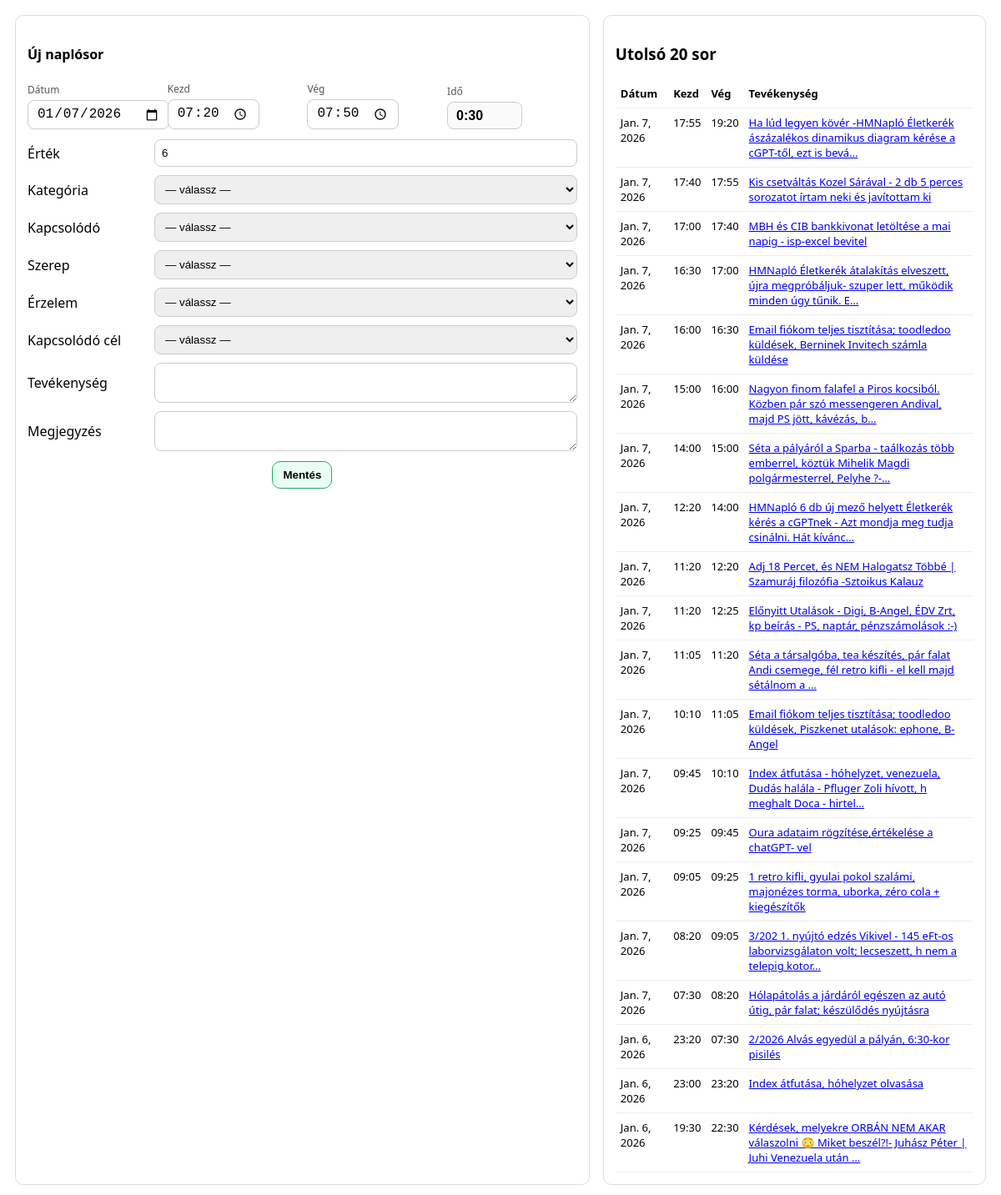
The app's page /naplo/bevitel/ with its own data.
### naplo/models.py (models this page shows, shortened)
class NaploSor(models.Model):
    datum = models.DateField()
    kezdet = models.TimeField(null=True, blank=True)
    veg = models.TimeField(null=True, blank=True)
    ido = models.DurationField()
    tevekenyseg = models.TextField()
    ertek = models.IntegerField(null=True, blank=True)
    kategoria = models.CharField(max_length=100, blank=True)
    kapcsolodo = models.CharField(max_length=100, blank=True)
    szerep = models.CharField(max_length=100, blank=True)
    erzelem = models.CharField(max_length=100, blank=True)
    kapcsolodo_cel = models.CharField(max_length=200, blank=True)
    letrehozva = models.DateTimeField(auto_now_add=True)
    megjegyzes = models.TextField(blank=True)
    class Meta:
        ordering = ["-datum", "-kezdet"]

### naplo/views.py (the view)
# urls.py: path("bevitel/", naplo_bevitel, name="naplo_bevitel"),
def naplo_bevitel(request, pk=None):
    obj = NaploSor.objects.filter(pk=pk).first() if pk else None
    def end_datetime(s):
        dt_start = datetime.combine(s.datum, s.kezdet)
        dt_end = datetime.combine(s.datum, s.veg)
        if dt_end < dt_start:
            dt_end += timedelta(days=1)
        return dt_end
    last = NaploSor.objects.order_by("-id").first()
    if last:
        last_end = end_datetime(last)
        initial_date = last_end.date()
        initial_start = last_end.time().replace(second=0, microsecond=0)
    else:
        now = timezone.localtime()
        initial_date = now.date()
        initial_start = now.time().replace(second=0, microsecond=0)
    dt0 = datetime.combine(initial_date, initial_start)
    initial_end = (dt0 + timedelta(minutes=30)).time()
    initial = {
        "datum": initial_date,
        "kezdet": initial_start,
        "veg": initial_end,
    }
    if request.method == "POST":
        form = NaploSorForm(request.POST, instance=obj)
        if form.is_valid():
            form.save()
            return redirect("naplo_bevitel")
    else:
        if obj:
            form = NaploSorForm(instance=obj)
        else:
            form = NaploSorForm(initial=initial)
    utolso_20 = NaploSor.objects.order_by("-id")[:20]
    return render(
        request,
        "naplo/naplo_bevitel.html",
        {
            "form": form,
            "utolso_20": utolso_20,
        }
    )

### naplo/forms.py (called while the page is built)
        def set_select(field_name: str, tipus: str):
            qs = Param.objects.filter(tipus=tipus).order_by("nev").values_list("nev", "nev")
            self.fields[field_name].widget = forms.Select(
                choices=[("", "— válassz —")] + list(qs)
            )

### naplo/templates/naplo/naplo_bevitel.html (shortened to what this page needs)
<!doctype html>
<html lang="hu">
<head>
</head>
<body>
  <div class="wrap">
    <div class="card">
      <h4>Új naplósor</h4>
      <form method="post">
        <div class="time-row">
          <div>
            <label>Dátum</label>
            {{ form.datum }}
          </div>
          <div>
            <label>Kezd</label>
            {{ form.kezdet }}
          </div>
          <div>
            <label>Vég</label>
            {{ form.veg }}
          </div>
          <div>
            <label>Idő</label>
            <input id="ido_display" type="text" value="" readonly>
          </div>
        </div>
        <div class="grid">
          <label for="id_ertek">Érték</label>
          {{ form.ertek }}
          <label for="id_kategoria">Kategória</label>
          {{ form.kategoria }}
          <label for="id_kapcsolodo">Kapcsolódó</label>
          {{ form.kapcsolodo }}
          <label for="id_szerep">Szerep</label>
          {{ form.szerep }}
          <label for="id_erzelem">Érzelem</label>
          {{ form.erzelem }}
          <label for="id_kapcsolodo_cel">Kapcsolódó cél</label>
          {{ form.kapcsolodo_cel }}
          <label for="id_tevekenyseg">Tevékenység</label>
          {{ form.tevekenyseg }}
          <label for="id_megjegyzes">Megjegyzés</label>
          {{ form.megjegyzes }}
        </div>
        <div style="display:flex; justify-content:center; margin-top:12px;">
          <button type="submit" style="padding:8px 12px; border-radius:10px; border:1px solid #2a6; background:#eafff3; font-weight:700; cursor:pointer;">
            Mentés
          </button>
        </div>
      </form>
    </div>
    <div class="card">
      <h3>Utolsó 20 sor</h3>
      <table>
        <thead>
          <tr>
            <th>Dátum</th><th>Kezd</th><th>Vég</th><th>Tevékenység</th>
          </tr>
        </thead>
        <tbody>
          {% for s in utolso_20 %}
          <tr>
            <td>{{ s.datum }}</td>
            <td>{{ s.kezdet|time:"H:i" }}</td>
            <td>{{ s.veg|time:"H:i" }}</td>
            <td><a href="{% url 'naplo_bevitel_edit' s.id %}">{{ s.tevekenyseg|truncatechars:100 }}</a></td>
          </tr>
          {% empty %}
          <tr><td colspan="4">Nincs adat.</td></tr>
          {% endfor %}
        </tbody>
      </table>
    </div>
  </div>
</body>
</html>

### naplo/templates/naplo/naplo_bevitel.html (style rules this page uses)
body { font-family: system-ui, Arial; margin: 18px; }
.wrap { display: grid; grid-template-columns: 1.2fr 0.8fr; gap: 16px; }
.card { border: 1px solid #ddd; border-radius: 10px; padding: 14px; }
.grid { display: grid; grid-template-columns: 140px 1fr; gap: 10px 12px; align-items: center; }
input, select, textarea { width: 100%; padding: 8px; border: 1px solid #ccc; border-radius: 8px; box-sizing: border-box; }
textarea { resize: vertical; }
.time-row { display: grid; grid-template-columns: 1fr 1fr 1fr 1fr; gap: 12px; margin: 10px 0 12px; align-items: end; }
.time-row > div { min-width: 0; }
.time-row label { display: block; font-size: 12px; color: #555; margin-bottom: 4px; }
.time-row input[type="date"], .time-row input[type="time"], .time-row input[type="text"] { font-size: 1rem; padding: 6px 10px; width: auto; line-height: 1.2; }
.time-row input[type="date"] { width: 170px; }
.time-row input[type="time"] { width: 110px; }
#ido_display { width: 90px; font-weight: 700; background: #fafafa; }
table { width: 100%; border-collapse: collapse; font-size: 13px; }
th, td { border-bottom: 1px solid #eee; padding: 8px 6px; text-align: left; vertical-align: top; }
th { font-weight: 700; }

### records on screen
NaploSor: datum "Jan. 7, 2026", kezdet "17:55", veg "19:20", tevekenyseg "Ha lúd legyen kövér -HMNapló Életkerék ászázalékos dinamikus diagram kérése a cGPT-től, ezt is bevá…"
NaploSor: datum "Jan. 7, 2026", kezdet "17:40", veg "17:55", tevekenyseg "Kis csetváltás Kozel Sárával - 2 db 5 perces sorozatot írtam neki és javítottam ki"
NaploSor: datum "Jan. 7, 2026", kezdet "17:00", veg "17:40", tevekenyseg "MBH és CIB bankkivonat letöltése a mai napig - isp-excel bevitel"
NaploSor: datum "Jan. 7, 2026", kezdet "16:30", veg "17:00", tevekenyseg "HMNapló Életkerék átalakítás elveszett, újra megpróbáljuk- szuper lett, működik minden úgy tűnik. E…"
NaploSor: datum "Jan. 7, 2026", kezdet "16:00", veg "16:30", tevekenyseg "Email fiókom teljes tisztítása; toodledoo küldések, Berninek Invitech számla küldése"
NaploSor: datum "Jan. 7, 2026", kezdet "15:00", veg "16:00", tevekenyseg "Nagyon finom falafel a Piros kocsiból. Közben pár szó messengeren Andival, majd PS jött, kávézás, b…"
NaploSor: datum "Jan. 7, 2026", kezdet "14:00", veg "15:00", tevekenyseg "Séta a pályáról a Sparba - taálkozás több emberrel, köztük Mihelik Magdi polgármesterrel, Pelyhe ?-…"
NaploSor: datum "Jan. 7, 2026", kezdet "12:20", veg "14:00", tevekenyseg "HMNapló 6 db új mező helyett Életkerék kérés a cGPTnek - Azt mondja meg tudja csinálni. Hát kívánc…"
NaploSor: datum "Jan. 7, 2026", kezdet "11:20", veg "12:20", tevekenyseg "Adj 18 Percet, és NEM Halogatsz Többé | Szamuráj filozófia -Sztoikus Kalauz"
NaploSor: datum "Jan. 7, 2026", kezdet "11:20", veg "12:25", tevekenyseg "Előnyitt Utalások - Digi, B-Angel, ÉDV Zrt, kp beírás - PS, naptár, pénzszámolások :-)"
NaploSor: datum "Jan. 7, 2026", kezdet "11:05", veg "11:20", tevekenyseg "Séta a társalgóba, tea készítés, pár falat Andi csemege, fél retro kifli - el kell majd sétálnom a …"
NaploSor: datum "Jan. 7, 2026", kezdet "10:10", veg "11:05", tevekenyseg "Email fiókom teljes tisztítása; toodledoo küldések, Piszkenet utalások: ephone, B-Angel"
NaploSor: datum "Jan. 7, 2026", kezdet "09:45", veg "10:10", tevekenyseg "Index átfutása - hóhelyzet, venezuela, Dudás halála - Pfluger Zoli hívott, h meghalt Doca - hirtel…"
NaploSor: datum "Jan. 7, 2026", kezdet "09:25", veg "09:45", tevekenyseg "Oura adataim rögzítése,értékelése a chatGPT- vel"
NaploSor: datum "Jan. 7, 2026", kezdet "09:05", veg "09:25", tevekenyseg "1 retro kifli, gyulai pokol szalámi, majonézes torma, uborka, zéro cola + kiegészítők"
NaploSor: datum "Jan. 7, 2026", kezdet "08:20", veg "09:05", tevekenyseg "3/202 1. nyújtó edzés Vikivel - 145 eFt-os laborvizsgálaton volt; lecseszett, h nem a telepig kotor…"
NaploSor: datum "Jan. 7, 2026", kezdet "07:30", veg "08:20", tevekenyseg "Hólapátolás a járdáról egészen az autó útig, pár falat; készülődés nyújtásra"
NaploSor: datum "Jan. 6, 2026", kezdet "23:20", veg "07:30", tevekenyseg "2/2026 Alvás egyedül a pályán, 6:30-kor pisilés"
NaploSor: datum "Jan. 6, 2026", kezdet "23:00", veg "23:20", tevekenyseg "Index átfutása, hóhelyzet olvasása"
NaploSor: datum "Jan. 6, 2026", kezdet "19:30", veg "22:30", tevekenyseg "Kérdések, melyekre ORBÁN NEM AKAR válaszolni 😳 Miket beszél?!- Juhász Péter | Juhi Venezuela után …"
